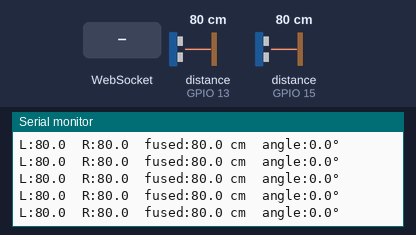
A sketch run on a simulated ESP32. Parts: the last lines printed to the serial monitor. Wiring (inferred from the names in the program): 2 × ultrasonic range finder: trigger GPIO 12, echo GPIO 13 / trigger GPIO 14, echo GPIO 15. Inputs (shaded band) come from the test bench; at power-on: distance to the obstacle (sensors on GPIO 13, GPIO 15) 80 cm. The echo pulse lasts 58.3 µs per cm.

Above: at 1.5 s.
1.6 s: WebSocket text "1" received
At 1.68 s:
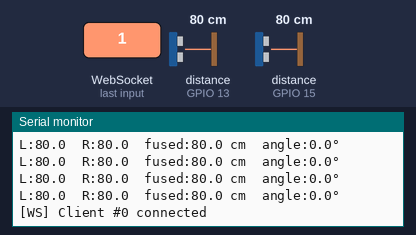
3.1 s: distance to the obstacle (sensor on GPIO 13) set to 2 cm
At 3.2 s:
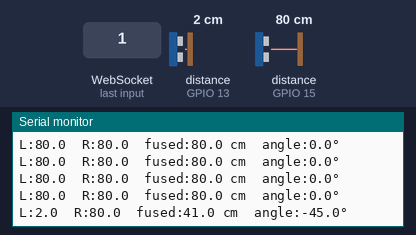
6.1 s: distance to the obstacle (sensor on GPIO 15) set to 2 cm
At 6.24 s:
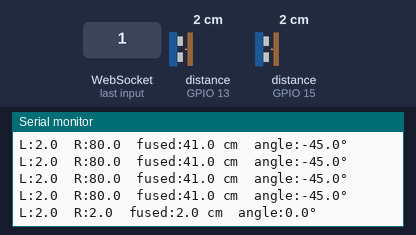
7.6 s: distance to the obstacle (sensor on GPIO 13) set to 4 cm
At 7.61 s:
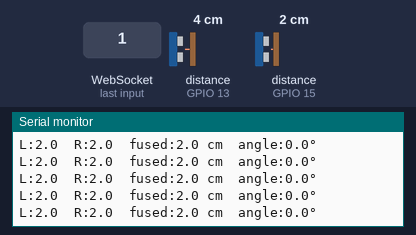
9.1 s: distance to the obstacle (sensor on GPIO 15) set to 4 cm
At 9.13 s:
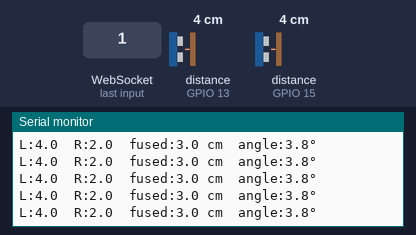
Timing chart, 0 to 11.6 s (numbered marks = the images above; inputs shaded):
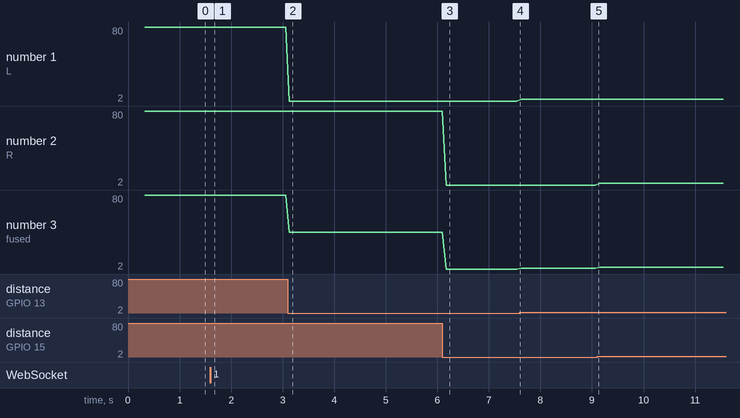

Measured:
- after the input at 1.6 s, the serial monitor: prints a new line at once (image 1)
- after the input at 3.1 s, the serial monitor: prints a new line at once (image 2)
- after the input at 6.1 s, the serial monitor: prints a new line after 0.08 s (image 3)
- plotted number 1: 80 → 2 after the input at 3.1 s, 2 → 4 after the input at 7.6 s
- plotted number 3: 80 → 41 after the input at 3.1 s, 2 → 3 after the input at 7.6 s

The sketch:

sensor_esp32.ino
```cpp
/*
 * ParkAssist — Split Ultrasonic Test  (Sensor ESP32)
 * -----------------------------------------------------
 * Flash this to the PLAIN ESP32 (38-pin, NOT the ESP32-CAM).
 *
 * HOW TO USE:
 *   1. Power on this ESP32 first  (creates the "ParkAssist" WiFi AP)
 *   2. Power on ESP32-CAM         (joins "ParkAssist", gets 192.168.4.2)
 *   3. Phone WiFi  →  "ParkAssist"   (password: parkassist)
 *   4. Browser     →  http://192.168.4.1
 *   Done — both sensors + camera appear automatically.
 *
 * Sensor wiring (safe pins — no conflict with ESP32-CAM):
 *   HC-SR04 LEFT   TRIG → GPIO 12  |  ECHO → GPIO 13 *
 *   HC-SR04 RIGHT  TRIG → GPIO 14  |  ECHO → GPIO 15 *
 *   Both sensors   VCC  → 5V (or VIN)  |  GND → GND
 *
 *   * ECHO is 5V output from HC-SR04 but ESP32 GPIO is 3.3V.
 *     Use a voltage divider on each ECHO line:
 *     ECHO pin → [1kΩ] → GPIO → [2kΩ] → GND
 *
 * Libraries (Arduino Library Manager):
 *   - WebSockets  by Markus Sattler
 *   - ArduinoJson by Benoit Blanchon
 */

#include <WiFi.h>
#include <WebServer.h>
#include <WebSocketsServer.h>
#include <ArduinoJson.h>
#include "index_html.h"
#include "styles_css.h"
#include "script_js.h"

// ─── AP — phone connects here ─────────────────────────────────────────────────
#define AP_SSID  "ParkAssist"
#define AP_PASS  "parkassist"
// ESP32 softAP is always 192.168.4.1 — no config needed.

// ─── Sensor pins ──────────────────────────────────────────────────────────────
#define SENSOR_L_TRIG   12
#define SENSOR_L_ECHO   13
#define SENSOR_R_TRIG   14
#define SENSOR_R_ECHO   15

// ─── Config ───────────────────────────────────────────────────────────────────
#define MAX_CM              250
#define SENSOR_SPACING_CM   8.0f   // physical gap between sensors (cm)
#define WS_INTERVAL_MS      80     // push interval — ~12 Hz

WebServer        httpServer(80);
WebSocketsServer wsServer(81);

// ─── Ultrasonic read ──────────────────────────────────────────────────────────
float readHCSR04(int trig, int echo) {
  digitalWrite(trig, LOW);  delayMicroseconds(2);
  digitalWrite(trig, HIGH); delayMicroseconds(10);
  digitalWrite(trig, LOW);
  long t = pulseIn(echo, HIGH, 30000);  // 30 ms timeout
  if (t <= 0) return -1.0f;
  return t * 0.0343f / 2.0f;
}

// ─── Fuse L + R readings → distance + angle ───────────────────────────────────
void fuseSensors(float dL, float dR,
                 float &dist, float &angle, bool &valid) {
  bool okL = (dL >= 2.0f && dL <= MAX_CM);
  bool okR = (dR >= 2.0f && dR <= MAX_CM);

  if (!okL && !okR) { dist = -1; angle = 0;     valid = false; return; }
  if (!okL)         { dist = dR; angle =  25.0f; valid = true;  return; }
  if (!okR)         { dist = dL; angle = -25.0f; valid = true;  return; }

  dist  = (dL + dR) / 2.0f;
  angle = ((dL - dR) / SENSOR_SPACING_CM) * 15.0f;
  angle = constrain(angle, -45.0f, 45.0f);
  valid = true;
}

// ─── WebSocket events ─────────────────────────────────────────────────────────
void onWsEvent(uint8_t num, WStype_t type, uint8_t *payload, size_t len) {
  if (type == WStype_CONNECTED)
    Serial.printf("[WS] Client #%u connected\n", num);
  else if (type == WStype_DISCONNECTED)
    Serial.printf("[WS] Client #%u disconnected\n", num);
}

// ─── Broadcast sensor JSON ────────────────────────────────────────────────────
void broadcastSensors() {
  float dL = readHCSR04(SENSOR_L_TRIG, SENSOR_L_ECHO);
  delay(10);  // brief gap to prevent echo cross-talk between sensors
  float dR = readHCSR04(SENSOR_R_TRIG, SENSOR_R_ECHO);

  float dist, angle;
  bool  valid;
  fuseSensors(dL, dR, dist, angle, valid);

  StaticJsonDocument<128> doc;
  doc["dL"]    = (dL < 2 || dL > MAX_CM) ? 0.0f : dL;
  doc["dR"]    = (dR < 2 || dR > MAX_CM) ? 0.0f : dR;
  doc["dist"]  = dist < 0 ? 0.0f : dist;
  doc["angle"] = angle;
  doc["valid"] = valid;

  String json;
  serializeJson(doc, json);
  wsServer.broadcastTXT(json);

  if (valid)
    Serial.printf("L:%.1f  R:%.1f  fused:%.1f cm  angle:%.1f°\n",
                  dL, dR, dist, angle);
}

// ─── Setup ────────────────────────────────────────────────────────────────────
void setup() {
  Serial.begin(115200);
  delay(300);
  Serial.println("\n=== ParkAssist Ultrasonic Sensor ESP32 ===");

  pinMode(SENSOR_L_TRIG, OUTPUT); pinMode(SENSOR_L_ECHO, INPUT);
  pinMode(SENSOR_R_TRIG, OUTPUT); pinMode(SENSOR_R_ECHO, INPUT);

  // Create WiFi AP — always 192.168.4.1
  WiFi.mode(WIFI_AP);
  WiFi.softAP(AP_SSID, AP_PASS);
  Serial.printf("AP → SSID: %s  |  IP: %s\n",
                AP_SSID, WiFi.softAPIP().toString().c_str());

  // HTTP — serve dashboard + assets
  httpServer.on("/", HTTP_GET, []() {
    httpServer.send_P(200, "text/html", index_html);
  });
  httpServer.on("/styles.css", HTTP_GET, []() {
    httpServer.send_P(200, "text/css", styles_css);
  });
  httpServer.on("/script.js", HTTP_GET, []() {
    httpServer.send_P(200, "application/javascript", script_js);
  });
  httpServer.begin();

  // WebSocket — stream sensor data
  wsServer.begin();
  wsServer.onEvent(onWsEvent);
  Serial.println("Ready  —  http://192.168.4.1");
}

// ─── Loop ─────────────────────────────────────────────────────────────────────
static unsigned long lastBroadcast = 0;

void loop() {
  httpServer.handleClient();
  wsServer.loop();

  if (millis() - lastBroadcast >= WS_INTERVAL_MS) {
    lastBroadcast = millis();
    broadcastSensors();
  }
}
```

index_html.h
```cpp
/*
 * ParkAssist — Main Frontend HTML
 * Served at http://192.168.4.1/
 * References styles.css and script.js served from the same ESP32 host.
 */

#pragma once

const char index_html[] PROGMEM = R"rawliteral(
<!DOCTYPE html>
<html lang="en">
<head>
  <meta charset="UTF-8">
  <meta name="viewport" content="width=device-width, initial-scale=1, maximum-scale=1, user-scalable=no">
  <meta name="mobile-web-app-capable" content="yes">
  <title>ParkAssist</title>
  <link rel="stylesheet" href="styles.css">
</head>
<body>
  <div id="rotate-msg">
    <svg width="48" height="48" viewBox="0 0 24 24" fill="none" stroke="currentColor" stroke-width="2"><path d="M12 5v14M5 12l7 7 7-7"/></svg>
    Rotate to landscape
  </div>

  <div id="app">
    <header>
      <span class="logo">Park<span>Assist</span></span>
      <span class="pill" id="pill-sensor"><span class="dot"></span> Sensor</span>
      <span class="pill" id="pill-cam"><span class="dot"></span> Camera</span>
      <span class="pill" id="pill-ai"><span class="dot"></span> AI</span>
      <span class="header-right">
        <span id="clock">--:--:--</span>
        <span id="fps">-- fps</span>
      </span>
    </header>

    <div class="camera-wrap">
      <div class="camera-placeholder" id="cam-placeholder">Connecting to camera…</div>
      <img id="cam-img" alt="Camera">
      <canvas id="overlay"></canvas>
      <span class="live-badge" id="live-badge">LIVE</span>
    </div>

    <aside class="sidebar">
      <div class="block">
        <div class="block-title">Distance</div>
        <div class="distance-row">
          <span class="distance-label">Dist</span>
          <div class="distance-bar-wrap"><div class="distance-bar" id="bar-final" style="width:0%;background:var(--muted)"></div></div>
          <span class="distance-val" id="val-final">-- cm</span>
        </div>
        <div class="angle-row">
          <span class="distance-label">Angle</span>
          <div class="angle-bar-wrap"><div class="angle-needle" id="angle-needle"></div></div>
          <span class="angle-val" id="angle-val">0°</span>
        </div>
      </div>

      <div class="block" style="flex: 1; display: flex; flex-direction: column;">
        <div class="block-title">Top view &amp; AI Mapping</div>
        <div class="map-wrap" style="flex:1;">
          <canvas id="topview-canvas" width="360" height="300"></canvas>
        </div>
      </div>

      <div class="log-wrap">
        <div class="block-title">Events</div>
        <div id="event-log"></div>
      </div>

      <div class="closest-strip">
        <span class="closest-label">Closest</span>
        <span class="closest-value" id="closest-val">--</span>
        <span class="closest-unit">cm</span>
        <span class="threat" id="threat">--</span>
      </div>
    </aside>

    <footer>
      <span>WS: <span id="ws-status">--</span></span>
      <span>Objects: <span id="obj-count">0</span></span>
      <span class="device" id="device-addr"></span>
    </footer>
  </div>

<script src="script.js"></script>

</body>
</html>
)rawliteral";
```

styles_css.h
```cpp
/*
 * ParkAssist — Stylesheet
 * Served at http://192.168.4.1/styles.css
 */

#pragma once

const char styles_css[] PROGMEM = R"rawliteral(
    * { box-sizing: border-box; margin: 0; padding: 0; }
    :root {
      --bg: #111113;
      --surface: #1a1b1e;
      --border: #2d2e33;
      --text: #e4e4e7;
      --muted: #71717a;
      --safe: #22c55e;
      --warn: #eab308;
      --danger: #ef4444;
      --accent: #3b82f6;
    }
    html, body { height: 100%; background: var(--bg); color: var(--text); font: 14px/1.4 system-ui, sans-serif; overflow: hidden; -webkit-tap-highlight-color: transparent; }
    @media (orientation: portrait) {
      #app { display: none !important; }
      #rotate-msg { display: flex !important; }
    }
    #rotate-msg {
      display: none;
      position: fixed; inset: 0;
      flex-direction: column;
      align-items: center;
      justify-content: center;
      gap: 1rem;
      background: var(--bg);
      color: var(--muted);
      font-size: 1.1rem;
    }
    #rotate-msg svg { opacity: 0.6; }

    #app {
      display: grid;
      width: 100vw;
      height: 100vh;
      grid-template-columns: 1fr 400px;
      grid-template-rows: 48px 1fr 40px;
    }
    header {
      grid-column: 1 / -1;
      display: flex;
      align-items: center;
      padding: 0 16px;
      gap: 16px;
      background: var(--surface);
      border-bottom: 1px solid var(--border);
    }
    .logo { font-weight: 700; font-size: 1.1rem; color: var(--text); }
    .logo span { color: var(--accent); }
    .pill {
      display: inline-flex;
      align-items: center;
      gap: 6px;
      padding: 4px 10px;
      border-radius: 999px;
      font-size: 11px;
      color: var(--muted);
      background: var(--bg);
    }
    .pill .dot { width: 6px; height: 6px; border-radius: 50%; background: var(--muted); }
    .pill.on .dot { background: var(--safe); }
    .pill.off .dot { background: var(--danger); }
    .pill.connecting .dot { background: var(--warn); animation: pulse 0.8s ease-in-out infinite; }
    @keyframes pulse { 50% { opacity: 0.4; } }
    .header-right { margin-left: auto; display: flex; align-items: center; gap: 12px; font-size: 12px; color: var(--muted); }

    .camera-wrap {
      position: relative;
      background: #000;
      overflow: hidden;
      display: flex;
      align-items: center;
      justify-content: center;
    }
    .camera-wrap img { width: 100%; height: 100%; object-fit: contain; display: none; }
    .camera-wrap canvas { position: absolute; inset: 0; width: 100%; height: 100%; pointer-events: none; }
    .camera-placeholder {
      position: absolute;
      inset: 0;
      display: flex;
      flex-direction: column;
      align-items: center;
      justify-content: center;
      color: var(--muted);
      font-size: 13px;
    }
    .camera-placeholder.hide { display: none; }
    .live-badge {
      position: absolute;
      top: 10px;
      left: 50%;
      transform: translateX(-50%);
      padding: 4px 12px;
      border-radius: 4px;
      font-size: 11px;
      font-weight: 600;
      background: rgba(0,0,0,0.6);
      color: var(--muted);
    }
    .live-badge.on { color: var(--safe); }

    .sidebar {
      display: flex;
      flex-direction: column;
      background: var(--surface);
      border-left: 1px solid var(--border);
      overflow-y: auto;
    }
    .block { padding: 12px 16px; border-bottom: 1px solid var(--border); }
    .block-title { font-size: 10px; font-weight: 600; text-transform: uppercase; letter-spacing: 0.08em; color: var(--muted); margin-bottom: 10px; }

    .distance-row { display: flex; align-items: center; gap: 10px; margin-bottom: 8px; }
    .distance-row:last-child { margin-bottom: 0; }
    .distance-label { width: 36px; font-size: 11px; color: var(--muted); }
    .distance-bar-wrap { flex: 1; height: 8px; background: var(--bg); border-radius: 4px; overflow: hidden; }
    .distance-bar { height: 100%; border-radius: 4px; transition: width 0.15s, background 0.2s; }
    .distance-val { width: 48px; text-align: right; font-size: 12px; font-weight: 500; }

    .angle-row { display: flex; align-items: center; gap: 10px; margin-top: 10px; padding-top: 10px; border-top: 1px dashed var(--border); }
    .angle-bar-wrap { flex: 1; height: 10px; background: var(--bg); border-radius: 4px; position: relative; }
    .angle-bar-wrap::before { content: ''; position: absolute; left: 50%; top: 0; bottom: 0; width: 2px; background: var(--border); transform: translateX(-50%); }
    .angle-needle { position: absolute; top: 1px; bottom: 1px; width: 8px; background: var(--accent); border-radius: 2px; left: 50%; transform: translate(-50%, 0); transition: left 0.15s; }
    .angle-val { width: 52px; text-align: right; font-size: 12px; }

    .map-wrap {
      flex: 1;
      display: flex;
      align-items: center;
      justify-content: center;
      background: var(--bg);
      border-radius: 8px;
      margin-top: 8px;
      padding: 10px;
    }
    #topview-canvas {
      border-radius: 8px;
      display: block;
      width: 100%;
      max-width: 360px;
      height: auto;
    }

    .closest-strip {
      display: flex;
      align-items: baseline;
      gap: 8px;
      padding: 12px 16px;
      background: var(--bg);
      border-top: 1px solid var(--border);
    }
    .closest-label { font-size: 11px; color: var(--muted); }
    .closest-value { font-size: 28px; font-weight: 700; transition: color 0.2s; }
    .closest-unit { font-size: 12px; color: var(--muted); }
    .threat { margin-left: auto; font-size: 12px; font-weight: 700; }

    .log-wrap { flex: 1; min-height: 120px; overflow: hidden; display: flex; flex-direction: column; padding: 12px 16px; }
    #event-log { flex: 1; overflow-y: auto; font-size: 11px; display: flex; flex-direction: column; gap: 4px; padding-right: 4px; }
    .log-line { display: flex; gap: 8px; align-items: baseline; color: var(--muted); }
    .log-line .t { flex-shrink: 0; }
    .log-line .tag { flex-shrink: 0; padding: 2px 6px; border-radius: 4px; font-size: 10px; font-weight: 600; }
    .log-line .tag.detect { background: rgba(34,197,94,0.15); color: var(--safe); }
    .log-line .tag.alert { background: rgba(239,68,68,0.15); color: var(--danger); }
    .log-line .tag.sys { background: rgba(113,113,122,0.2); color: var(--muted); }

    footer {
      grid-column: 1 / -1;
      display: flex;
      align-items: center;
      padding: 0 16px;
      gap: 16px;
      font-size: 11px;
      color: var(--muted);
      background: var(--surface);
      border-top: 1px solid var(--border);
    }
    footer .device { margin-left: auto; }
)rawliteral";
```

Source omitted: script_js.h (13002 bytes)
